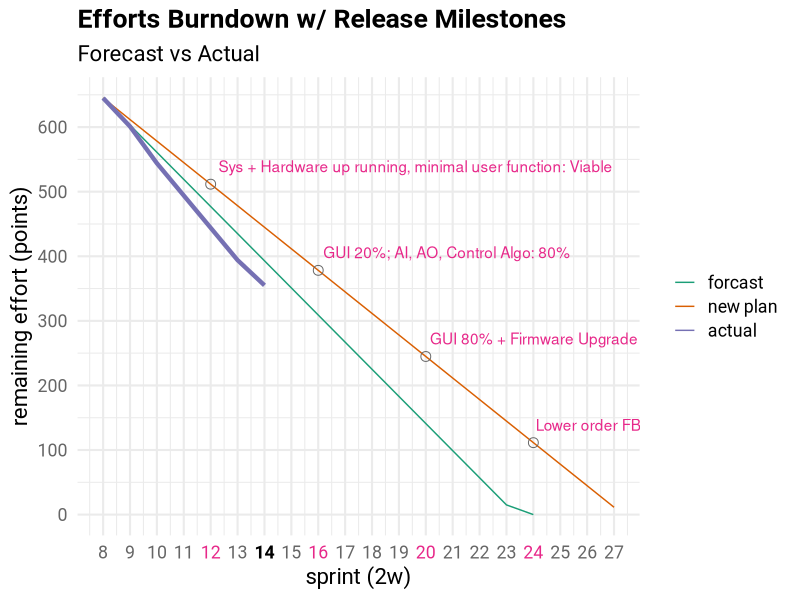
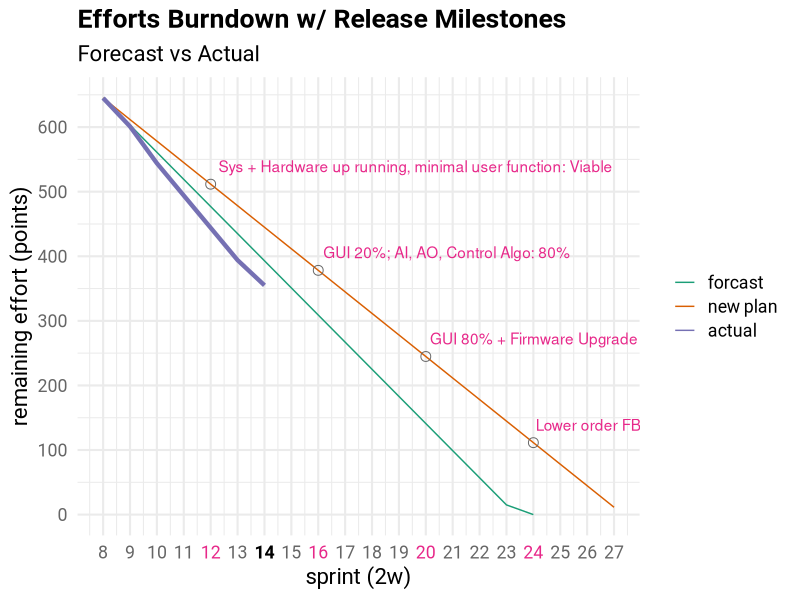

Reproduce these figures in R, in order.
library(ggplot2); library(purrr); library(RColorBrewer);

ystep <- 100
guide_line_color <- '#c0c0c0'
guide_line_sz <- .2
curr_sprint <- 14
annotation_point_sz <- 3
tick_label_color <- brewer.pal(n = 8, name = 'Dark2')[8]
highlight_color <- brewer.pal(n = 8, name = 'Dark2')[4]
annotation_color <- brewer.pal(n = 8, name = 'Dark2')[4]
curr_sprint_color <- 'black'
font <- 'Roboto'
font_sz <- 16

mid <- function(min, max, dist) {
    ceiling(min + (max - min) * dist)
}

dat <- read.csv('burndown.csv')
forecast <- data.frame(dat$sprint, dat$forecast, rep('forecast', dim(dat)[1]))
inspection <- data.frame(dat$sprint, dat$inspection, rep('inspection', dim(dat)[1]))
inspection <- subset(inspection, ! is.na(dat.inspection))
adaptation <- data.frame(dat$sprint, dat$adaptation, rep('adaptation', dim(dat)[1]))
adaptation <- subset(adaptation, ! is.na(dat.adaptation))

head <- c('sprint', 'efforts', 'type')
names(forecast) <- head
names(inspection) <- head
names(adaptation) <- head
burndown <- rbind(forecast, adaptation, inspection)
#burndown <- rbind(forecast, adaptation)

max_efforts <- max(burndown$efforts)
min_sprint <- min(burndown$sprint)
max_sprint <- max(burndown$sprint)
sprints_num <- nrow(forecast)
velocity <- max_efforts / (max_sprint - min_sprint)

key_sprints_index = c(mid(1, sprints_num, .2)
                          , mid(1, sprints_num, .4)
                          , mid(1, sprints_num, .6)
                          , mid(1, sprints_num, .8))
key_sprints <- forecast[key_sprints_index,]
key_sprints$name <- c('Sys + Hardware up running, minimal user function: Viable'
                      , 'GUI 20%; AI, AO, Control Algo: 80%'
                      , 'GUI 80% + Firmware Upgrade'
                      , 'Lower order FBIs');
sprint_colors <- rep(tick_label_color, sprints_num)
sprint_colors[key_sprints_index] = highlight_color
sprint_colors[curr_sprint - min_sprint + 1] <- curr_sprint_color
sprint_faces <- rep('plain', sprints_num)
sprint_faces[curr_sprint - min_sprint + 1] <- 'bold'

my_theme <- function() {
    theme_minimal(base_size = font_sz, base_family = font) +
        theme(legend.title = element_blank()) +
        theme(plot.title = element_text(vjust = 1.25, face = 'bold')) +
        theme(axis.text.x = element_text(color = sprint_colors
                                         , face= sprint_faces)) +
        theme(axis.text.y = element_text(color = tick_label_color))
}

plot <- ggplot(burndown, aes(sprint, efforts)) +
    geom_line(aes(color = type, size = type == 'inspection')) +
    scale_color_brewer(palette = 'Dark2', labels = c('forcast', 'new plan', 'actual')) +
    scale_x_continuous(limits = c(min_sprint, max_sprint),
        breaks = seq(min_sprint, max_sprint, by=1), name = 'sprint (2w)') +
    scale_y_continuous(limits = c(0, max_efforts)
        , breaks = seq(0, max_efforts, by=ystep)
        , name = 'remaining effort (points)') +
    scale_size_manual(values = c(0.5, 1.5), guide = FALSE) +
    geom_point(data = key_sprints, aes(sprint, efforts), shape = 1
               , size = annotation_point_sz
               , color = tick_label_color) +
    geom_text(data = key_sprints, aes(sprint, efforts, label = name)
              , color = annotation_color
              , hjust = -.02, vjust = -1) +
    labs(title = 'Efforts Burndown w/ Release Milestones'
         , subtitle = 'Forecast vs Actual') +
    my_theme()

ggsave(file = 'burndown.svg', width = 8, height = 6, units = 'in')
ggsave(file = 'burndown.png', width = 8, height = 6, units = 'in'
       , dpi = 300)

